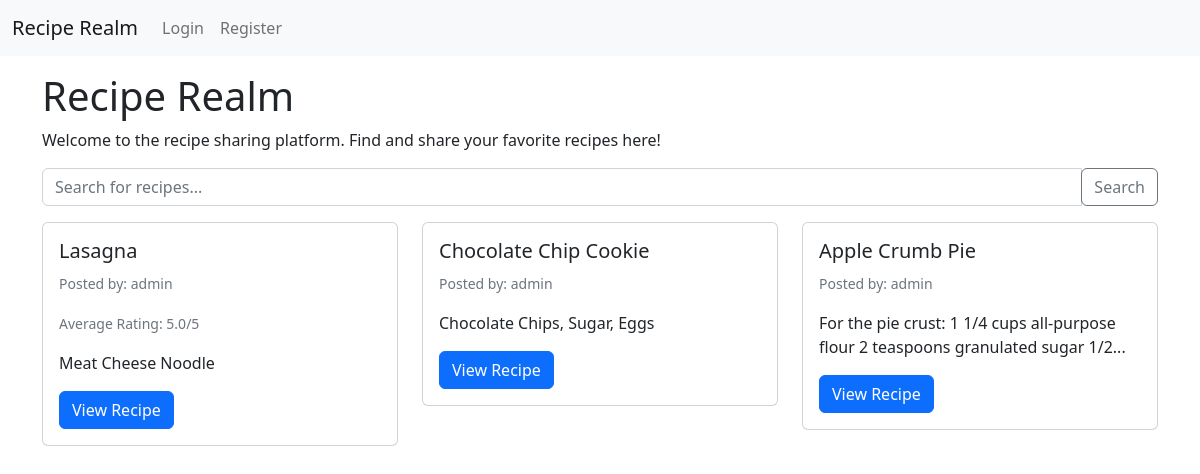
The page / on the database its author committed.
### models.py (models this page shows)
class Recipe(db.Model):
    id = db.Column(db.Integer, primary_key=True)
    title = db.Column(db.String(200), nullable=False)
    ingredients = db.Column(db.Text, nullable=False)
    steps = db.Column(db.Text, nullable=False)
    author_id = db.Column(db.Integer, db.ForeignKey('user.id'), nullable=False)
    ratings = db.relationship('Rating', backref='recipe', lazy=True)
    @property
    def average_rating(self):
        total_ratings = len(self.ratings)
        if total_ratings == 0:
            return 0
        return sum([rating.value for rating in self.ratings]) / total_ratings

class User(db.Model, UserMixin):
    id = db.Column(db.Integer, primary_key=True)
    username = db.Column(db.String(150), nullable=False, unique=True)
    email = db.Column(db.String(150), nullable=False, unique=True)
    password = db.Column(db.String(150), nullable=False)
    recipes = db.relationship('Recipe', backref='author', lazy=True)
    comments = db.relationship('Comment', backref='user', lazy=True)  # Added backref to the Comment model
    bio = db.Column(db.String(500), nullable=True)
    profile_picture = db.Column(db.String(20), nullable=False, default='default.jpg')

### app.py (the view)
@app.route('/')
def home():
    query = request.args.get('query')
    if query:
        recipes = Recipe.query.filter(Recipe.title.contains(query) | Recipe.ingredients.contains(query)).all()
    else:
        recipes = Recipe.query.all()
    avg_ratings = {}
    for recipe in recipes:
        ratings = [rating.value for rating in recipe.ratings]
        if ratings:
            avg_ratings[recipe.id] = sum(ratings) / len(ratings)
    return render_template('home.html', recipes=recipes, avg_ratings=avg_ratings)

### templates/home.html (shortened to what this page needs)
{% extends "layout.html" %} {% block content %}
<h1>Recipe Realm</h1>
<p>
  Welcome to the recipe sharing platform. Find and share your favorite recipes
  here!
</p>
<form method="GET" action="{{ url_for('home') }}">
  <div class="input-group mb-3">
    <input
      type="text"
      name="query"
      class="form-control"
      placeholder="Search for recipes..."
      value="{{ request.args.get('query', '') }}"
    />
    <div class="input-group-append">
      <button class="btn btn-outline-secondary" type="submit">Search</button>
    </div>
  </div>
</form>
<div class="row">
  {% for recipe in recipes %}
  <div class="col-md-4">
    <div class="card mb-4">
      <div class="card-body">
        <h5 class="card-title">{{ recipe.title }}</h5>
        <p class="card-text">
          <small class="text-muted"
            >Posted by: {{ recipe.author.username }}</small
          >
        </p>
        <p class="card-text">
          {% if avg_ratings[recipe.id] %}
          <small class="text-muted"
            >Average Rating: {{ avg_ratings[recipe.id]|round(1) }}/5</small
          >
          {% endif %}
        </p>
        <p class="card-text">{{ recipe.ingredients|truncate(100, True) }}</p>
        <a
          href="{{ url_for('recipe_detail', recipe_id=recipe.id) }}"
          class="btn btn-primary"
          >View Recipe</a
        >
      </div>
    </div>
  </div>
  {% endfor %}
</div>
{% endblock %}

### rows shown on the page
Recipe: title "Lasagna", author.username "admin", avg_ratings "5.0", ingredients "Meat Cheese Noodle"
Recipe: title "Chocolate Chip Cookie", author.username "admin", ingredients "Chocolate Chips, Sugar, Eggs"
Recipe: title "Apple Crumb Pie", author.username "admin", ingredients "For the pie crust: 1 1/4 cups all-purpose flour 2 teaspoons granulated sugar 1/2..."
